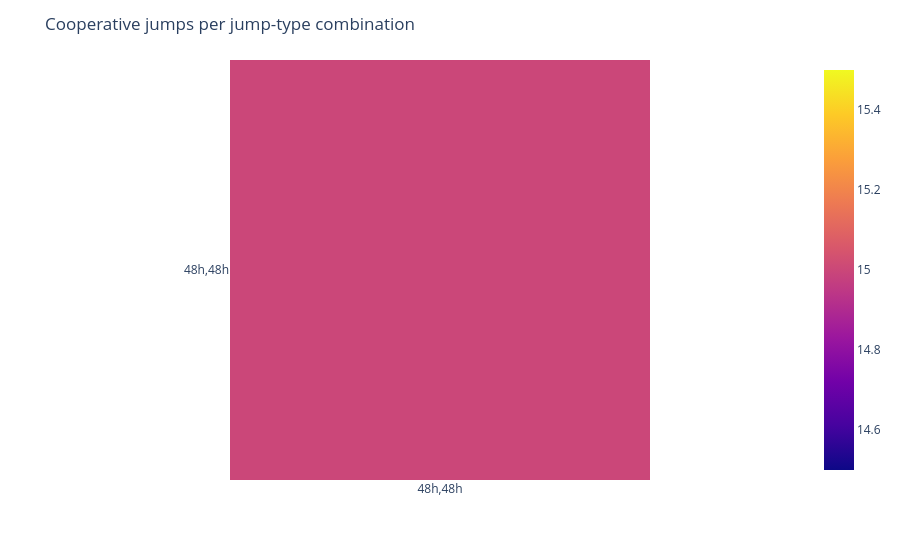

This figure's notebook cell:
### Code cell
jumps.plot_collective_jumps()

### Figure 1 — Plotly figure (JSON) as saved in the notebook; plotly's stock layout.template omitted (floating-point values rounded to 4 significant figures)
{"data": [{"coloraxis": "coloraxis", "hovertemplate": "x: %{x}<br>y: %{y}<br>color: %{z}<extra></extra>", "name": "0", "type": "heatmap", "xaxis": "x", "yaxis": "y", "z": [[15]]}], "layout": {"coloraxis": {"colorscale": [[0, "#0d0887"], [0.1111, "#46039f"], [0.2222, "#7201a8"], [0.3333, "#9c179e"], [0.4444, "#bd3786"], [0.5556, "#d8576b"], [0.6667, "#ed7953"], [0.7778, "#fb9f3a"], [0.8889, "#fdca26"], [1, "#f0f921"]]}, "margin": {"t": 60}, "title": {"text": "Cooperative jumps per jump-type combination"}, "xaxis": {"anchor": "y", "constrain": "domain", "domain": [0, 1], "scaleanchor": "y", "tickmode": "array", "ticktext": [["48h", "48h"]], "tickvals": [0]}, "yaxis": {"anchor": "x", "autorange": "reversed", "constrain": "domain", "domain": [0, 1], "tickmode": "array", "ticktext": [["48h", "48h"]], "tickvals": [0]}}}
